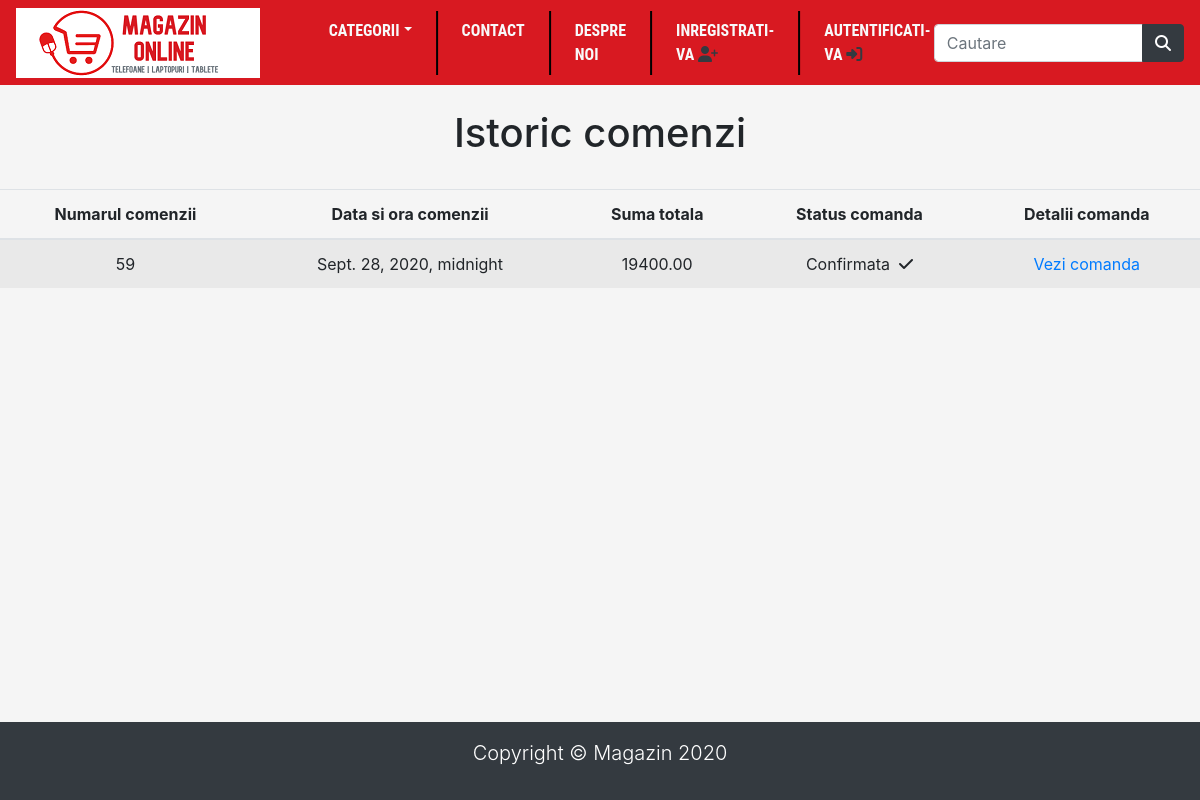
The app's page /istoric-comenzi/ (signed in) with its own data.
### magazin/models.py (models this page shows, shortened)
class Comanda(models.Model):
    token = models.CharField(max_length = 250, blank = True)
    total = models.DecimalField(max_digits = 10, decimal_places = 2, verbose_name = 'Total comanda')
    adresa_email = models.EmailField(max_length = 250, blank = True, verbose_name = 'Adresa de email')
    numeFacturare = models.CharField(max_length = 250, blank = True, verbose_name = 'Nume facturare')
    adresaFacturare = models.CharField(max_length = 250, blank = True, verbose_name = 'Adresa facturare')
    orasFacturare = models.CharField(max_length = 250, blank = True, verbose_name = 'Oras facturare')
    codPostalFacturare = models.CharField(max_length = 250, blank = True, verbose_name = 'Cod postal facturare')
    taraFacturare = models.CharField(max_length=250, blank=True, verbose_name = 'Tara facturare')
    numeLivrare = models.CharField(max_length = 250, blank = True, verbose_name = 'Nume livrare')
    adresaLivrare = models.CharField(max_length = 250, blank = True, verbose_name = 'Adresa livrare')
    orasLivrare = models.CharField(max_length = 250, blank = True, verbose_name = 'Oras livrare')
    codPostalLivrare = models.CharField(max_length = 250, blank = True, verbose_name = 'Cod postal livrare')
    taraLivrare = models.CharField(max_length = 250, blank = True, verbose_name = 'Tara livrare')
    creata = models.DateTimeField(auto_now_add=True, verbose_name = 'Data crearii')
    class Meta:
        ordering = ['-creata']
        db_table = 'Comanda'
        verbose_name = 'Comanda'
        verbose_name_plural = 'Comenzi'

### magazin/views.py (the view)
# urls.py: path('istoric-comenzi/', views.istoricComenzi, name='istoric'),
@login_required(redirect_field_name = 'n', login_url = 'autentificare')
def istoricComenzi(request):
    if request.user.is_authenticated:
        email = str(request.user.email)
        detalii_comanda = Comanda.objects.filter(adresa_email = email)
    return render(request, 'listaComenzi.html', {'detalii_comanda': detalii_comanda})

### magazin/context_processors.py (called while the page is built)
def linkuri_meniu(request):
    linkuri = Categorie.objects.all()
    return dict(linkuri=linkuri)

def contor (request):
    contor_obiecte = 0
    if 'admin' in request.path:
        return {}
    else:
        try:
            cos = Cos.objects.filter(id_cos = cosID(request))
            obiecte_cos = ObiectCos.objects.all().filter(cos=cos[:1])
            for obiect_cos in obiecte_cos:
                contor_obiecte += obiect_cos.cantitate
        except Cos.DoesNotExist:
            contor_obiecte = 0
    return dict(contor_obiecte = contor_obiecte)

### magazin/models.py (called while the page is built)
    def get_url(self):
        return reverse('produseDupaCategorie', args=[self.slug])

### magazin/views.py (called while the page is built)
def cosID(request):
    cos = request.session.session_key
    if not cos:
        cos = request.session.create()
    return cos

### magazin/templates/listaComenzi.html (shortened to what this page needs)
{% extends 'baza.html' %}
{% load static %}
{% block content %}
  <div class="text-center">
    <br>
    <h1 class="text-center product_title">
      Istoric comenzi
    </h1>
    <br>
    {% if detalii_comanda %}
      <table class="table table-striped">
        <thead>
          <tr>
            <th>Numarul comenzii</th>
            <th>Data si ora comenzii</th>
            <th>Suma totala</th>
            <th>Status comanda</th>
            <th>Detalii comanda</th>
          </tr>
        </thead>
        <tbody>
          {% for comanda in detalii_comanda %}
            <tr>
              <td>{{ comanda.id }}</td>
              <td>{{ comanda.creata }}</td>
              <td>{{ comanda.total }}</td>
              <td>Confirmata &nbsp;<i class="fas fa-check"></i></td>
              <td><a href="{% url 'detaliiComanda' comanda.id %}">Vezi comanda</a></td>
            </tr>
          {% endfor %}
        </tbody>
      </table>
    {% else %}
      <p>Momentan nu ati plasat nici o comanda.
        <br><br>
        <a href="{% url 'acasa' %}" class="btn btn-secondary">Continuati cumparaturile</a>
      </p>
    {% endif %}
  </div>
  <br><br>
{% endblock %}

### magazin/static/css/baza.css (style rules this page uses)
body { margin-bottom: 50px; background: #F5F5F5; }
html { position: relative; min-height: 100%; padding-bottom:160px; }

### records on screen
Comanda: id "59", creata "Sept. 28, 2020, midnight", total "19400.00"
